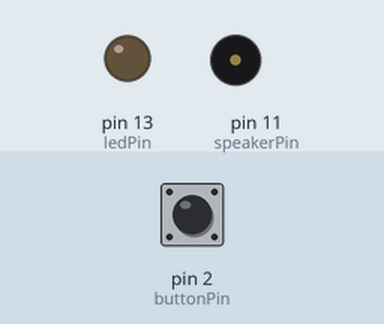
Simulated run of this sketch. Board: Arduino Uno, built with avr-gcc and run on an emulated ATmega328P. On the bench: output pins drawn as LEDs (lit = HIGH), buzzer (waves = sounding). Inputs (shaded band) come from the test bench; at power-on: pin 2 (buttonPin) LOW.

Above: at 1.2 s.
1.3 s: pin 2 (buttonPin) pulled HIGH for 0.15 s
At 1.37 s:
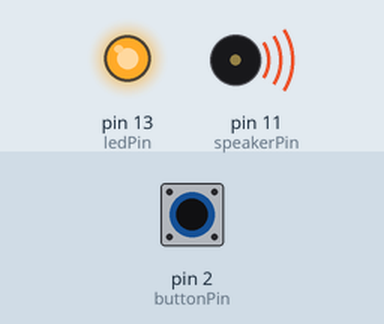
2.9 s: pin 2 (buttonPin) pulled HIGH for 3.2 s
At 6.8 s:
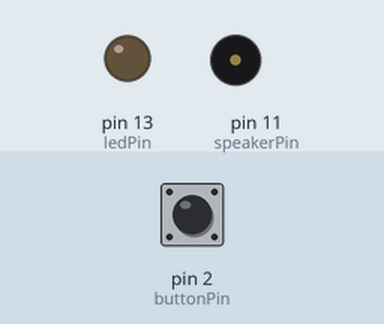
Timing chart, 0 to 8.3 s (numbered marks = the images above; inputs shaded):
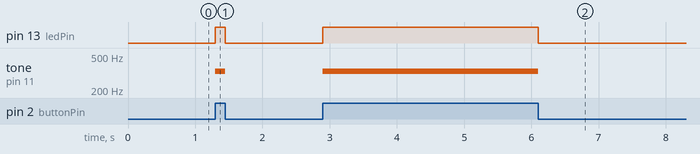

The sketch:

Ejemplo_2.ino
```cpp
/*
  Button
 Turns on and off a light emitting diode(LED) connected to digital
 pin 13, when pressing a pushbutton attached to pin 2.
 The circuit:
 * LED attached from pin 13 to ground
 * pushbutton attached to pin 2 from +5V
 * 10K resistor attached to pin 2 from ground
 * Note: on most Arduinos there is already an LED on the board
 attached to pin 13.
 created 2005
 by DojoDave <http://www.0j0.org>
 modified 30 Aug 2011
 by Tom Igoe
modified 1 Aug 2017
by Jody Culkin and Eric Hagan
*/

// constants won't change. They're used here to
// set pin numbers:
const int buttonPin = 2;     // the number of the pushbutton pin
const int ledPin = 13;       //the number of the LED pin
const int speakerPin = 11;    //the number of the speaker pin

// variables will change:
int buttonState = 0;         // variable for reading the pushbutton status

void setup() {
  // initialize the pushbutton pins as inputa:
  pinMode(buttonPin, INPUT);
  // initialize the LED pin and the Speaker pin as an output:
  pinMode(speakerPin, OUTPUT);
  pinMode(ledPin, OUTPUT);
}

void loop() {
  // read the state of the pushbutton value:
  buttonState = digitalRead(buttonPin);

  // check if the pushbutton is pressed.
  if (buttonState == HIGH) {
    digitalWrite(ledPin, HIGH);
    tone (speakerPin, 330);
  }
  else {
    // turn LED off:
    noTone(speakerPin);
    digitalWrite(ledPin, LOW);
  }
}
```

Measured:
- after the input at 1.3 s, pin 13 (ledPin): LOW → HIGH at once, → LOW 0.15 s later; tone on pin 11 (speakerPin): silent → 330 Hz at once, → silent 0.15 s later
- after the input at 2.9 s, pin 13 (ledPin): LOW → HIGH at once, → LOW 3.2 s later; tone on pin 11 (speakerPin): silent → 330 Hz at once, → silent 3.2 s later
